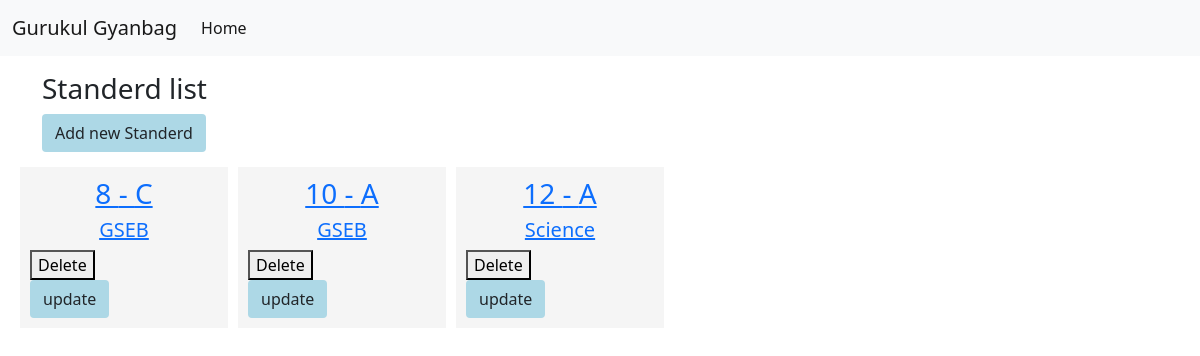
The app's page /, older data.
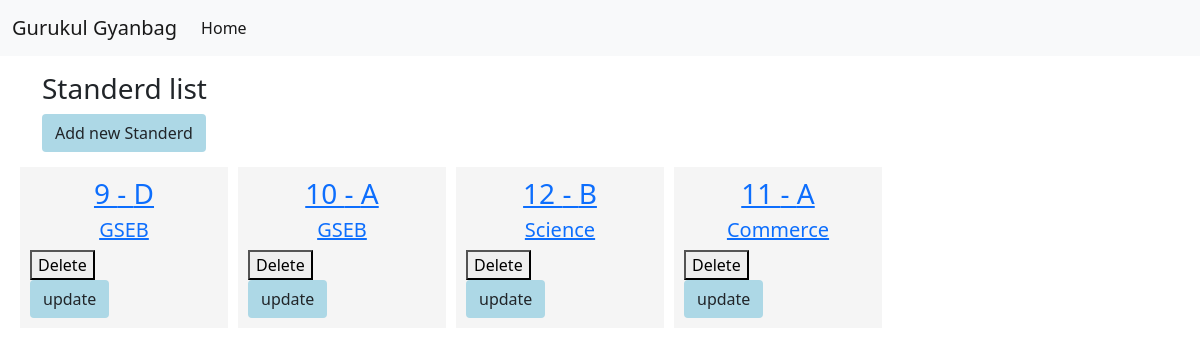
The same page, newer data.
### marksApp/models.py (models this page shows, shortened)
class Standerd(models.Model):
    CBSE = "CBSE"
    GSEB = "GSEB"
    Science = "Science"
    Commerce = "Commerce"
    MediumOfStudent = ((CBSE, "CBSE"),
                       (GSEB, "GSEB"),
                       (Science, "Science"),
                       (Commerce, "Commerce"))
    Id = models.AutoField(primary_key=True)
    Std = models.PositiveIntegerField()
    Medium = models.CharField(
        max_length=11, choices=MediumOfStudent, default=GSEB)
    Div = models.CharField(max_length=10, blank=True, null=True)

### marksApp/views.py (the view, shortened to what this page needs)
# urls.py: path("", views.userHome, name='Home'),
def userHome(request):
    try:
        stdForm = standerdForm()
        if request.POST.get("AddNewStanderd"):
            form = standerdForm(request.POST)
            if form.is_valid():
                form.save()
            messages.info(request, "New standerd is added successfully.")
            return redirect("/")
        allStanderd = Standerd.objects.all()
        context = {'allStanderd': allStanderd, 'standerdForm': stdForm}
        return render(request, 'MarksApp/home.html', context)
    except:
        return render(request, 'MarksApp/error.html')

### marksApp/templates/MarksApp/home.html (shortened to what this page needs)
{% extends "MarksApp/base.html" %}
{% block body %}
<div class="container mt-3">
  <div class="row">
    <div class="col-10.5 mr-auto">
      <h3 class="h3Crop" >Standerd list</h3>
    </div>
    <div class="col-1.5">
<button type="button" class="btn mr-2 " style="background-color:lightblue" data-toggle="modal" data-target="#standerdModal">
Add new Standerd
</button>
    </div>
  </div>
</div>
<div class="containerCrop">
  <div class="rowCrop">
      {% for Standerd in allStanderd %}
     <a href="/{{Standerd.Id}}"> <div class="colCrop">
          <center><h3>{{Standerd.Std}} - {{Standerd.Div}}</h3>
    <h5>{{Standerd.Medium}}</h5></center></a>
    <form action="/" method="POST">
    <button type=submit name='deleteStanderd' value='{{Standerd.Id}}'>Delete</button>
    </form>
   <button type="button" class="btn mr-2 " style="background-color:lightblue" data-toggle="modal" data-target="#updatestanderdModal{{Standerd.Id}}">
  update
  </button>
      </div>
      {% endfor %}
{% endblock  %}

### marksApp/templates/MarksApp/base.html (shortened to what this page needs)
<!DOCTYPE html>
<html>
  <head>
    <link
      href="https://cdn.jsdelivr.net/npm/bootstrap@5.0.2/dist/css/bootstrap.min.css"
      rel="stylesheet"
    />
  </head>
  <body>
    <nav class="navbar navbar-expand-lg navbar-light bg-light">
      <div class="container-fluid">
        <a class="navbar-brand" href="#">Gurukul Gyanbag</a>
        <div class="collapse navbar-collapse" id="navbarSupportedContent">
          <ul class="navbar-nav me-auto mb-2 mb-lg-0">
            <li class="nav-item">
              <a class="nav-link active" aria-current="page" href="/">Home</a>
            </li>
          </ul>
        </div>
      </div>
    </nav>
    {% block body %}{% endblock %}
  </body>
</html>

### marksApp/templates/MarksApp/home.html (style rules this page uses)
.colCrop { width: 208px; -ms-flex-preferred-size: 0; -ms-flex-positive: 1; background: whitesmoke; padding: 10px; margin: 5px; }
.rowCrop { display: -webkit-box; display: -ms-flexbox; display: flex; -ms-flex-wrap: wrap; flex-wrap: wrap; margin:10px 15px; }
.containerCrop { max-width: 100%; }

Row changes from the older to the newer data that the page shows:
changed Standerd (number 1 of 4 on the later page): Std "8" → "9"; Div "C" → "D"
changed Standerd "Science": Div "A" → "B"
added Standerd: Std "11", Div "A", Medium "Commerce", {{ Standerd.Id }} 10 (drawn)
